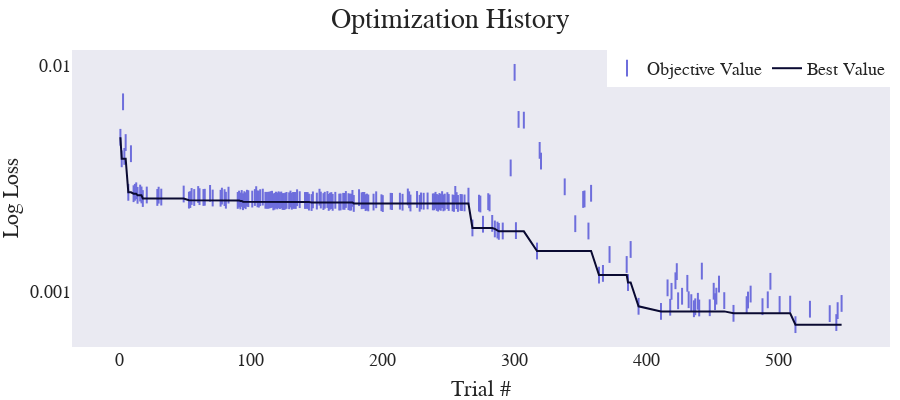

Notebook code cell kept with this figure:
### Code cell
imp.reload(cplot)
fig = cplot.get_optimization_history_plot(study)
fig.update_layout(
    autosize=False,title_text='Optimization History', title_x=0.5, title_y=0.98, yaxis_type="log",
    template="seaborn",
    width=900,
    height=400,
    font_family="Times New Roman",
    font_size=18,
    title_font_family="Times New Roman",
    title_font_size=28,
     margin=dict( r=10, l=10, b=0, t=50),
    
              legend=dict(
                  orientation="h",
                yanchor="top",
                y=1,
                xanchor="right",x=1)
    )


fig.update_xaxes(showgrid=False,zeroline=False,title_text="Trial #")

fig.update_yaxes(showgrid=False,title_text="Log Loss",dtick=1)
with open("Optimization_History.svg", "wb") as f:
    f.write(scope.transform(fig, format="svg", width=1100,height=500,  ))

fig

### Figure 1 — Plotly figure (JSON) as saved in the notebook; plotly's stock layout.template omitted (floating-point values rounded to 4 significant figures; data arrays with more than 128 entries replaced by an {"elided": "..."} marker saying what was removed)
{"data": [{"marker": {"color": "rgb(11,11,255,0.1)", "line": {"color": "rgb(110,110,220,1)", "width": 2}, "size": 12, "symbol": "line-ns"}, "mode": "markers", "name": "Objective Value", "type": "scatter", "x": {"elided": "215 int values"}, "y": {"elided": "215 float values"}}, {"line": {"width": 2}, "marker": {"color": "rgb(10,10,50)", "size": 20}, "name": "Best Value", "type": "scatter", "x": {"elided": "215 int values"}, "y": {"elided": "215 float values"}}], "layout": {"autosize": false, "font": {"family": "Times New Roman", "size": 18}, "height": 400, "legend": {"orientation": "h", "x": 1, "xanchor": "right", "y": 1, "yanchor": "top"}, "margin": {"b": 0, "l": 10, "r": 10, "t": 50}, "title": {"font": {"family": "Times New Roman", "size": 28}, "text": "Optimization History", "x": 0.5, "y": 0.98}, "width": 900, "xaxis": {"autorange": true, "range": [-35.75, 584.7], "showgrid": false, "title": {"text": "Trial #"}, "type": "linear", "zeroline": false}, "yaxis": {"autorange": true, "dtick": 1, "range": [-3.248, -1.931], "showgrid": false, "title": {"text": "Log Loss"}, "type": "log"}}}
